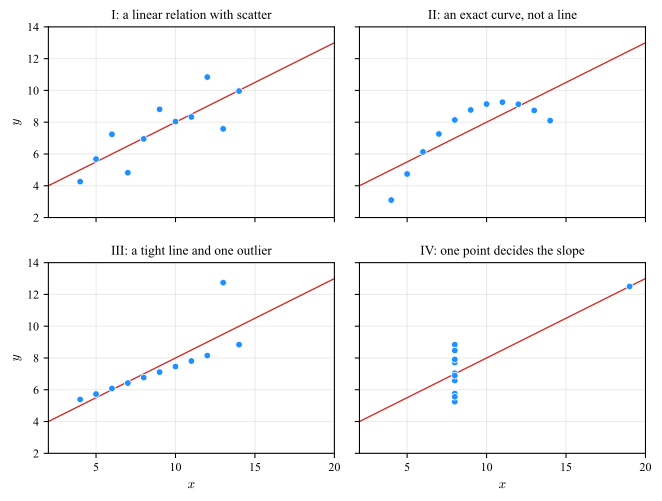

Source code (Python):
# --- Match LaTeX document: Times New Roman, 10pt, textwidth=7in ---
# Anscombe's quartet: four datasets that agree on mean, variance, correlation and
# least-squares line, and agree on nothing a reader would care about. The summary
# statistics are computed here rather than quoted, so the caption's numbers and the
# panels come from the same array.
#
# Data: F. J. Anscombe, "Graphs in Statistical Analysis", The American
# Statistician 27(1), 1973, pp. 17-21, Table 1.
import numpy as np
import matplotlib.pyplot as plt

plt.rcParams.update({
    'font.family': 'serif',
    'font.serif': ['Times New Roman'],
    'font.size': 10,
    'axes.titlesize': 10,
    'axes.labelsize': 10,
    'xtick.labelsize': 9,
    'ytick.labelsize': 9,
    'mathtext.fontset': 'cm',
})

C_POINT = '#1E90FF'
C_FIT = '#D62728'

x123 = np.array([10, 8, 13, 9, 11, 14, 6, 4, 12, 7, 5], dtype=float)
x4 = np.array([8, 8, 8, 8, 8, 8, 8, 19, 8, 8, 8], dtype=float)

sets = [
    ('I', x123, np.array([8.04, 6.95, 7.58, 8.81, 8.33, 9.96, 7.24, 4.26, 10.84, 4.82, 5.68])),
    ('II', x123, np.array([9.14, 8.14, 8.74, 8.77, 9.26, 8.10, 6.13, 3.10, 9.13, 7.26, 4.74])),
    ('III', x123, np.array([7.46, 6.77, 12.74, 7.11, 7.81, 8.84, 6.08, 5.39, 8.15, 6.42, 5.73])),
    ('IV', x4, np.array([6.58, 5.76, 7.71, 8.84, 8.47, 7.04, 5.25, 12.50, 5.56, 7.91, 6.89])),
]

# What each panel actually contains, which is the part no statistic reports.
verdict = {
    'I': 'a linear relation with scatter',
    'II': 'an exact curve, not a line',
    'III': 'a tight line and one outlier',
    'IV': 'one point decides the slope',
}

# Equal axis scaling: x and y are the same kind of quantity here, so one unit must
# be the same length on both axes. The figure height follows from the 18:12 span
# ratio of the shared limits, otherwise the equal-aspect boxes leave a white band.
fig, axes = plt.subplots(2, 2, figsize=(7.0, 5.4), sharex=True, sharey=True)
grid = np.linspace(2, 20, 100)

for ax, (name, x, y) in zip(axes.ravel(), sets):
    slope, intercept = np.polyfit(x, y, 1)
    ax.plot(grid, intercept + slope * grid, '-', lw=1.0, color=C_FIT, zorder=2)
    ax.plot(x, y, 'o', ms=5, color=C_POINT, mec='white', mew=0.6, zorder=3)
    ax.set_title(f'{name}: {verdict[name]}')
    ax.set_xlim(2, 20)
    ax.set_ylim(2, 14)
    ax.set_aspect('equal', adjustable='box')
    ax.grid(True, alpha=0.25)

for ax in axes[1, :]:
    ax.set_xlabel('$x$')
for ax in axes[:, 0]:
    ax.set_ylabel('$y$')

plt.tight_layout()

basename = 'plot_anscombe'
plt.savefig(f'{basename}.pdf', bbox_inches='tight')
plt.savefig(f'{basename}.svg', bbox_inches='tight')
plt.savefig(f'{basename}.jpeg', dpi=300, bbox_inches='tight')
print(f'Saved {basename}.pdf, {basename}.svg, {basename}.jpeg')

# --- variances use the biased (1/n) normalization used throughout the book ---
print('\nset  mean x  var x  mean y  var y   corr   intercept  slope')
for name, x, y in sets:
    slope, intercept = np.polyfit(x, y, 1)
    print(f'{name:>3s} {x.mean():7.2f} {np.var(x):6.2f} {y.mean():7.2f} '
          f'{np.var(y):6.2f} {np.corrcoef(x, y)[0, 1]:6.3f} '
          f'{intercept:10.2f} {slope:6.2f}')
